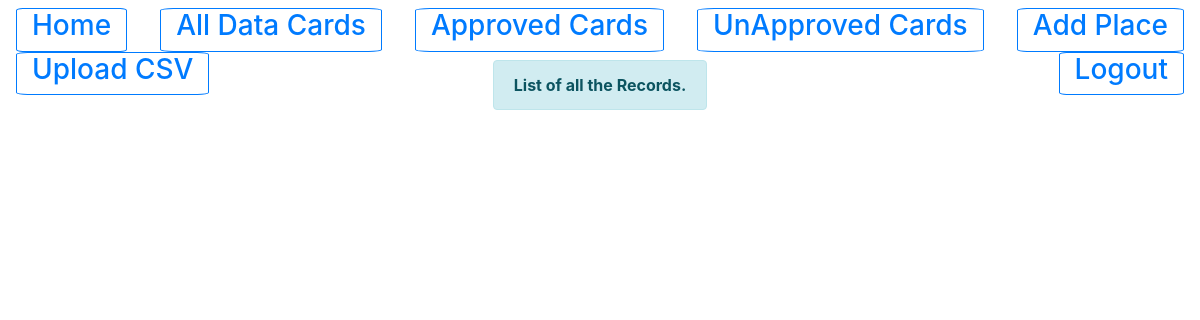
/AllDatalist/ (signed in), run on an earlier commit of the app's database.
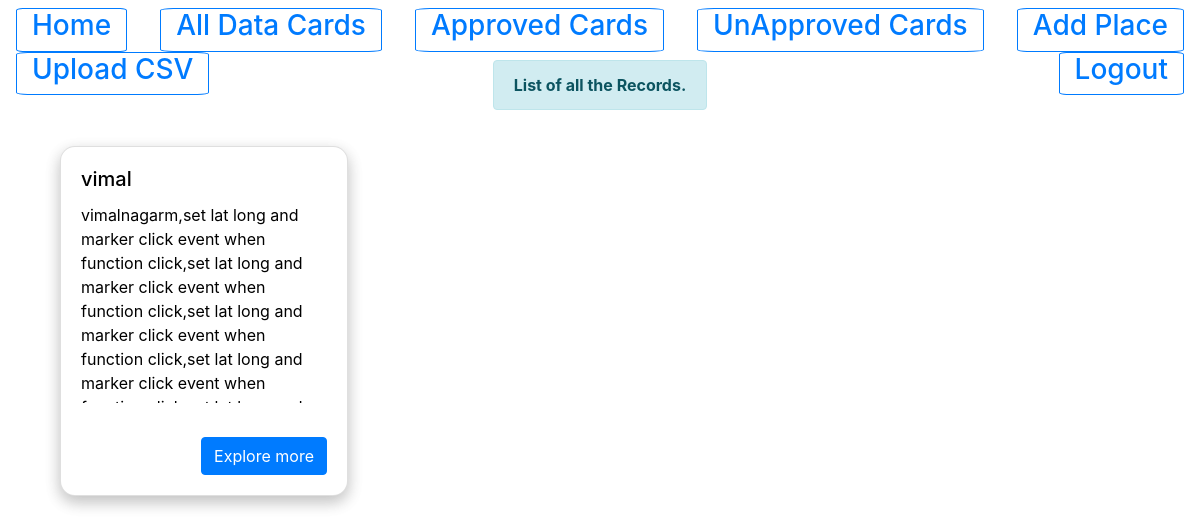
And on a later commit of the database.
### myapp/models.py (models this page shows, shortened)
class myapp(models.Model):
    title = models.CharField(max_length=100,default=' ')
    description = models.CharField(max_length=1000,default=' ')
    longitude=models.CharField(max_length=1000,default=0)
    latitude=models.CharField(max_length=1000,default=0)
    placetitle=models.CharField(max_length=1000,default= ' ')
    placetitle2=models.CharField(max_length=1000,default=' ')
    placetitle3=models.CharField(max_length=1000,default=' ')
    placetitle4=models.CharField(max_length=1000,default=' ')
    placevalue=models.CharField(max_length=1000,default=' ')
    placevalue2=models.CharField(max_length=1000,default=' ')
    placevalue3=models.CharField(max_length=1000,default=' ')
    placevalue4=models.CharField(max_length=1000,default=' ')
    class Meta:
        db_table = 'placeDb'

### myapp/views.py (the view)
# urls.py: path('AllDatalist/',views.AllDatalist,name='AllDatalist'),
def AllDatalist(request):
    if request.user.is_authenticated:
        results = myapp.objects.filter()                                   # storing all the data
        message = "List of all the Records."
        return render(request,"SelcetedList.html",{"results":results,"message":message})              #rendering the results in selectedlist.html with a message
    else:
        form = LoginForm()              #login form
        message = "Please Login for Moving Further"
        return render(request,'registration/login.html',{"form":form,"message" : message})      # rendering login page

### myapp/templates/SelcetedList.html (shortened to what this page needs)
<!DOCTYPE html>
<html lang="en">
<head>
    <link rel="stylesheet" href="https://stackpath.bootstrapcdn.com/bootstrap/4.1.3/css/bootstrap.min.css"
>
</head>
<body class="">
        <div class=""  style="background-color:#ffffff;">
                <nav class="navbar navbar-dark bg-transparent" style="height:60px;">
                    <a class="" href="/" style="border: 2px;">
                        <button class="btn btn-sm btn-outline-primary admin-header-button"
                        style="border-radius: 6%; padding: 0 15px;"
                            type="submit">
                            <h3>Home</h3>
                        </button></a>
                    <a class="" href="/AllDatalist/" style="border: 2px;">
                        <button class="btn btn-sm btn-outline-primary"
                        style="border-radius: 6%; padding: 0 15px;"
                        type="submit">
                            <h3>All Data Cards</h3>
                        </button></a>
                    <a class="" href="/Approvedlist/" style="border: 2px;">
                        <button class="btn btn-sm btn-outline-primary"
                        style="border-radius: 6%; padding: 0 15px;"
                            type="submit">
                            <h3>Approved Cards</h3>
                        </button></a>
                    <a class="" href="/UnApprovedlist/" style="border: 2px;">
                        <button
                        style="border-radius: 6%; padding: 0 15px;"
                            class="btn btn-sm btn-outline-primary" type="submit">
                            <h3>UnApproved Cards</h3>
                        </button></a>
                    <a class="" href="/adminpanel/0/" style="border: 2px;">
                        <button class="btn btn-sm btn-outline-primary"
                        style="border-radius: 6%; padding: 0 15px;"
                        type="submit">
                            <h3>Add Place</h3>
                        </button></a>
                    <a class="" href="/csvUpload/" style="border: 2px;">
                        <button class="btn btn-sm btn-outline-primary"
                        style="border-radius: 6%; padding: 0 15px;"
                            type="submit">
                            <h3>Upload CSV</h3>
                        </button></a>
                    <a class="" href="/admin/logout/" style="border: 2px;">
                        <button class="btn btn-sm btn-outline-primary"
                        style="border-radius: 6%; padding: 0 15px;"
                            type="submit">
                            <h3>Logout</h3>
                        </button></a>
                </nav>
                <div class="alert alert-info container" style="text-align: center;width: max-content;height: max-content;">
                    <strong>{{ message }}</strong>
                </div>
            </div>
    <div class="row">
        <div class="col-12" style="width:100%;color: black;text-align: left;">
            <ul id='search-results'>
                {% for result in results %}
                <div class="" style="padding: 20px; float: left; ">
                    <div class="card" style="width: 18rem;min-height: 350px;border-radius: 15px!important;
                    border-top-left-radius: 15px !important;
                    border-top-right-radius: 15px !important;
                    border-bottom-right-radius: 15px !important;
                    border-bottom-left-radius: 15px !important;
                    box-shadow: 0 6px 16px 0 rgba(0,0,0,.15),0 6px 16px 0 rgba(0,0,0,.12)!important;">
                        <div class="card-body"
                            style="height: 100%;">
                            <h5 class="card-title">{{ result.title }}</h5>
                            <p class="card-text" style="height: 200px;overflow-x: auto;">{{ result.description }}</p>
                            <div class="" style="position: absolute;right: 20px;bottom: 20px;">
                                <a href="{{ result.id }}/" class="btn btn-primary">Explore more</a>
                            </div>
                        </div>
                    </div>
                </div>
                {% endfor %}
            </ul>
        </div>
    </div>
</body>
</html>

What changed in the data, as far as the page shows it:
added myapp: title "vimal", description "vimalnagarm,set lat long and marker click event when function click,set lat long and marker click event when function click,set lat long and marker click event when function click,set lat long and marker click event when…"
